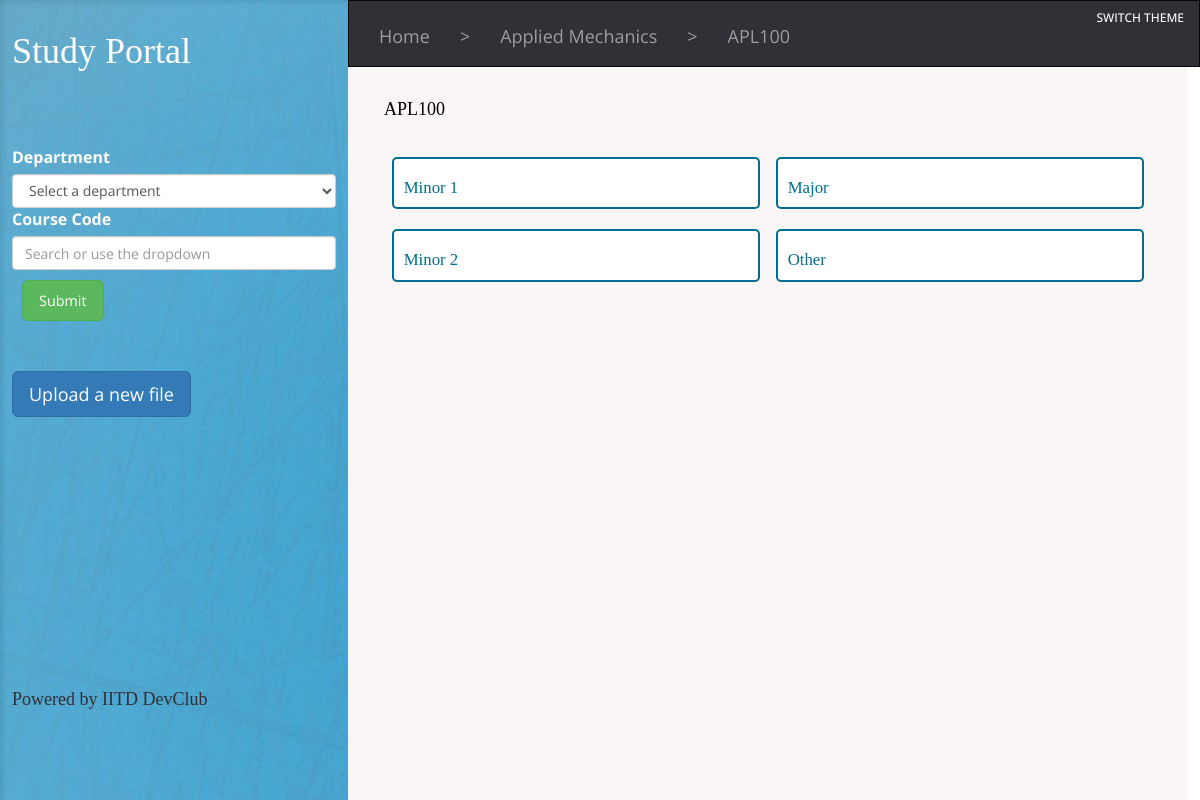
/studapp/light/view/?department=8&course_code=APL100, run on an earlier commit of the app's database.
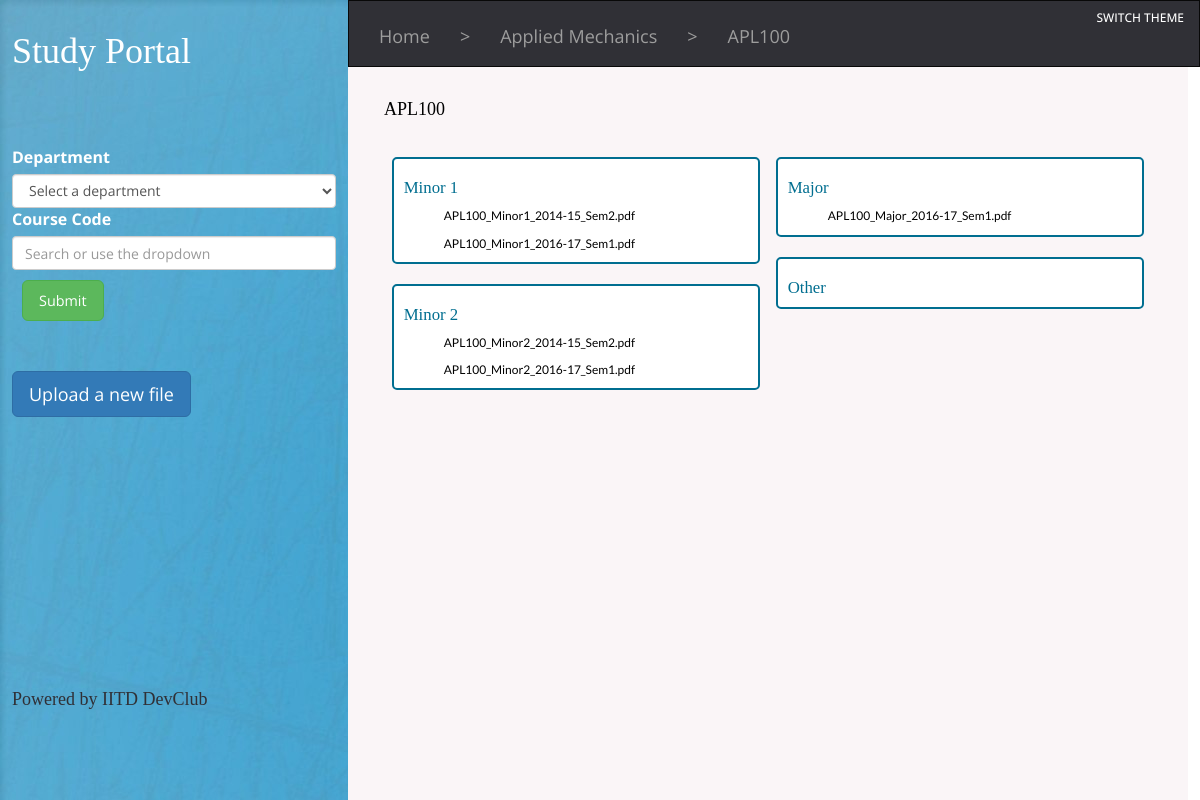
And on a later commit of the database.
### studapp/models.py (models this page shows, shortened)
class Minor1(models.Model):
	course=models.ForeignKey(Course_code,on_delete=models.CASCADE)
	paper = models.FileField()

class Minor2(models.Model):
	course=models.ForeignKey(Course_code,on_delete=models.CASCADE)
	paper = models.FileField()

class Major(models.Model):
	course=models.ForeignKey(Course_code,on_delete=models.CASCADE)
	paper = models.FileField()

### studapp/views.py (the view)
def displayl(request):
	all_departments=Department.objects.order_by('dept')
	all_courses=Course_code.objects.order_by('code')
	department_id=request.GET.get('department','None')
	try:
		course_code_id=Course_code.objects.get(code=request.GET.get('course_code','None').upper()).id
	except:
		course_code_id='0'
	if department_id=='0' and course_code_id=='0':
		return render(request,'studapp/indexl.html',{'departments':all_departments,'courses':all_courses})
	elif course_code_id=='0':
		dept=Department.objects.get(pk=department_id)
		return render(request,'studapp/get_course_codesl.html',{'department':dept,'departments':all_departments,'courses':all_courses})
	else:
		course=Course_code.objects.get(pk=course_code_id)
		return render(request,'studapp/get_papersl.html',{'course':course,'departments':all_departments,'courses':all_courses})

### studapp/templates/studapp/get_papersl.html (shortened to what this page needs)
{% extends 'studapp/indexl.html' %}
{% load static %}
{% block navbar %}
<nav class="navbar navbar-inverse" style="position:fixed;top:0px;width:71vw;border-radius:0px;left:29vw;">
  <div class="container-fluid">
    <ol class="nav navbar-nav" style='font-size:1.5vw;padding-bottom: 5px; display: inline-block;float: left;'>
      <li style="display: inline-block;"><a href="/studapp/light/">Home</a></li>
<li style="pointer-events: none;cursor: default; display: inline-block;" class='nav_li'><a href="/studapp/light/">></a></li>
<li style="display: inline-block;"><a href="?department={{course.dept.id}}&course_code=0">{{course.dept.dept}}</a></li>
<li style="pointer-events: none;cursor: default;display: inline-block;" class='nav_li'><a href="/studapp/light/">></a></li>
	<li class='nav_li' style="display: inline-block;"><a href="?department={{course.dept.id}}&course_code={{course.code}}">{{course.code}}</a></li>
    </ol>
    <a style="text-decoration:none; float:right;" href="/studapp/"><h4 style="color:white;font-size:1vw; ">SWITCH THEME</h4></a>
  </div>
</nav>
{% endblock %}
{% block content %}
<h2 id='code'>{{ course.code }}</h2>
<br />
<span id='papers'>
<div style="width: 50%; margin: 0px; display: inline-block; float: left;">
<div class="section">
<h3>Minor 1</h3>
<ul>
{% for exam in course.minor1_set.all %}
<li><a class='p' href={{exam.paper.url}}>{{exam.paper}}</a></li>
{% endfor %}
</ul>
</div>
<div class="section">
<h3>Minor 2</h3>
<ul>
{% for exam in course.minor2_set.all %}
<li><a class='p' href={{exam.paper.url}}>{{exam.paper}}</a></li>
{% endfor %}
</ul>
</div>
</div>
<div style="width: 50%; margin: 0px; display: inline-block; float: left;">
<div class="section">
<h3>Major</h3>
<ul>
{% for exam in course.major_set.all %}
<li><a class='p' href={{exam.paper.url}}>{{exam.paper}}</a></li>
{% endfor %}
</ul>
</div>
<div class="section">
<h3>Other</h3>
</div>
</div>
</span>
{% endblock %}

What changed in the data, as far as the page shows it:
added Minor1: paper "APL100_Minor1_2014-15_Sem2.pdf"
added Minor1: paper "APL100_Minor1_2016-17_Sem1.pdf"
added Minor2: paper "APL100_Minor2_2014-15_Sem2.pdf"
added Minor2: paper "APL100_Minor2_2016-17_Sem1.pdf"
added Major: paper "APL100_Major_2016-17_Sem1.pdf"
